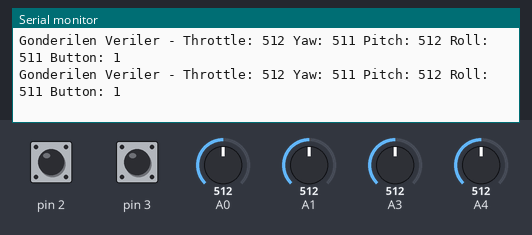
This sketch was run on a simulated Arduino Uno, built with avr-gcc and run on an emulated ATmega328P. Parts: the last lines printed to the serial monitor. The test bench sets the inputs (shaded band); at power-on: A1 = 512, A4 = 512, A0 = 512, pin 2 HIGH, pin 3 HIGH, A3 = 512. No radio packets arrive unless stated.

Above: at 7.4 s.
7.5 s: A1 set to 905
At 7.58 s:
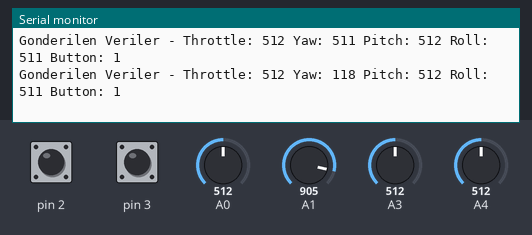
10.5 s: A1 set to 931
At 10.57 s:
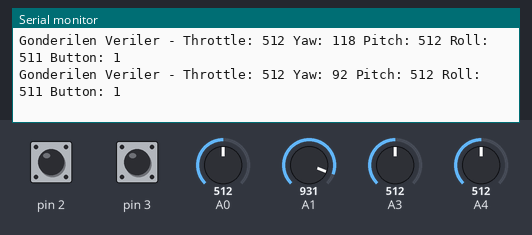
13.5 s: A4 set to 915
At 13.53 s:
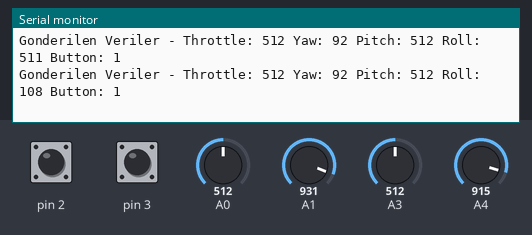
16.5 s: A4 set to 933
At 16.58 s:
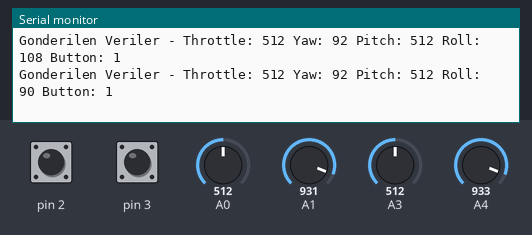
19.5 s: A0 set to 109
At 19.5 s:
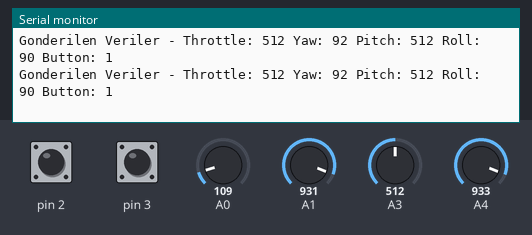
21.0 s: A0 set to 94
At 21.05 s:
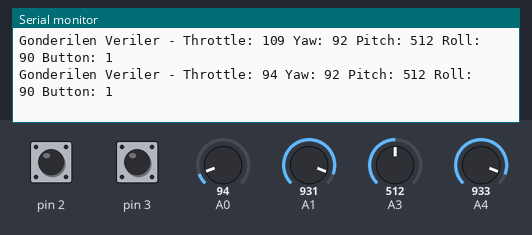
Timing chart, 0 to 24.0 s (numbered marks = the images above; inputs shaded):
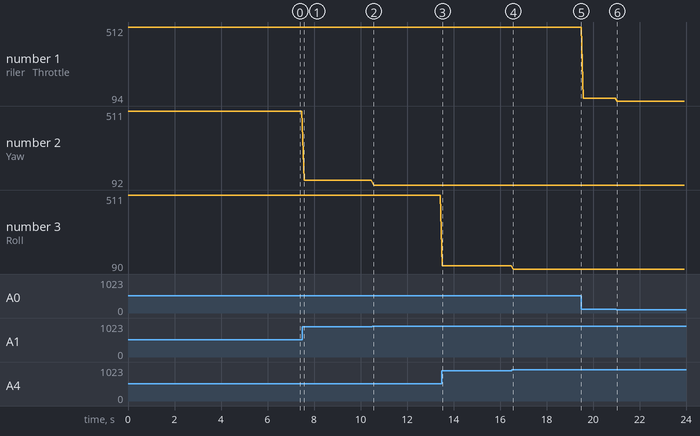

The sketch:

verici.ino
```cpp
// Verici Kodu
#include <SPI.h>
#include <nRF24L01.h>
#include <RF24.h>

RF24 radio(9, 10); // CE, CSN pinleri
const byte address[6] = "00001";

struct DataPacket {
    int throttle;
    int yaw;
    int pitch;
    int roll;
    int button;
};

void setup() {
    Serial.begin(9600);
    radio.begin();
    radio.openWritingPipe(address);
    radio.setChannel(76); // Daha az kullanılan bir kanal
    radio.setDataRate(RF24_2MBPS);  // 2Mbps hızında haberlesme
    radio.setPALevel(RF24_PA_HIGH);
    radio.stopListening();
    pinMode(2, INPUT_PULLUP);
    pinMode(3, INPUT_PULLUP);
}

void loop() {
    DataPacket data;
    data.throttle = analogRead(A0);
    data.yaw = 1023 - analogRead(A1);  // Yaw değerini tersine çeviriyoruz
    data.pitch = analogRead(A3);
    data.roll = 1023 - analogRead(A4);  // Roll değerini tersine çeviriyoruz

    if (digitalRead(2) == LOW && digitalRead(3) == HIGH)
    {
      data.button = 0;
    }
    else if (digitalRead(2) == HIGH && digitalRead(3) == HIGH)
    {
      data.button = 1;
    }
    else if (digitalRead(2) == HIGH && digitalRead(3) == LOW)
    {
      data.button = 2;
    }

    bool success = radio.write(&data, sizeof(data));
    if (success)
    {
      Serial.print("Gonderilen Veriler - Throttle: "); Serial.print(data.throttle);
      Serial.print(" Yaw: "); Serial.print(data.yaw);
      Serial.print(" Pitch: "); Serial.print(data.pitch);
      Serial.print(" Roll: "); Serial.print(data.roll);
      Serial.print(" Button: "); Serial.println(data.button);
    }
    else
    {
      Serial.println("Hata");
    }

    delay(80);
}
```

Measured:
- after the input at 7.5 s, the serial monitor: prints a new line after 0.07 s (image 1)
- after the input at 10.5 s, the serial monitor: prints a new line after 0.06 s (image 2)
- after the input at 13.5 s, the serial monitor: prints a new line at once (image 3)
- after the input at 16.5 s, the serial monitor: prints a new line after 0.07 s (image 4)
- after the input at 21.0 s, the serial monitor: prints a new line at once (image 6)
- plotted number 1: 512 → 109 after the input at 19.5 s, 109 → 94 after the input at 21.0 s
- plotted number 2: 511 → 118 after the input at 7.5 s, 118 → 92 after the input at 10.5 s
- plotted number 3: 511 → 108 after the input at 13.5 s, 108 → 90 after the input at 16.5 s
